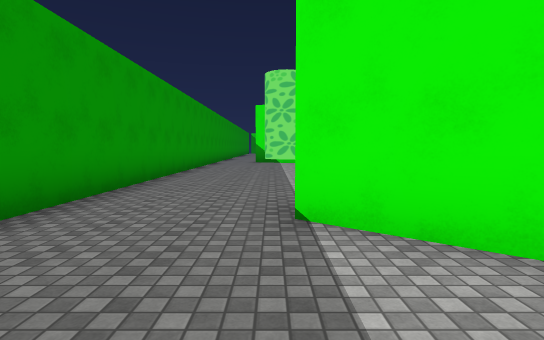
[1] (above)

24 first-person views from a walk through a 3-D level made in the Unity game engine. The camera is 1.4 m above the floor, tilts 4° down and sees 80° across. The floor is counted in squares, 2 m on a side. Each view is taken from the middle of a square. On the plan, view 1 faces up. The plan holds only what a view shows up to about 10 squares ahead; the rest is blank. The place goes on beyond the plan. Some surface patterns are stand-ins.

[2]
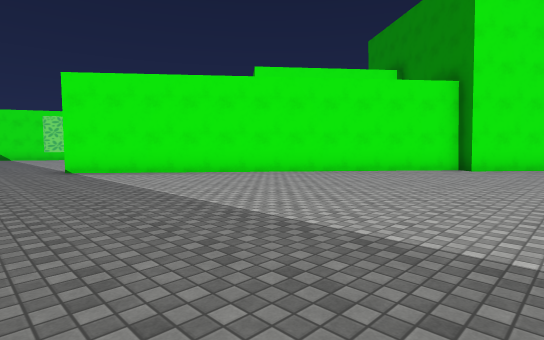

[3]
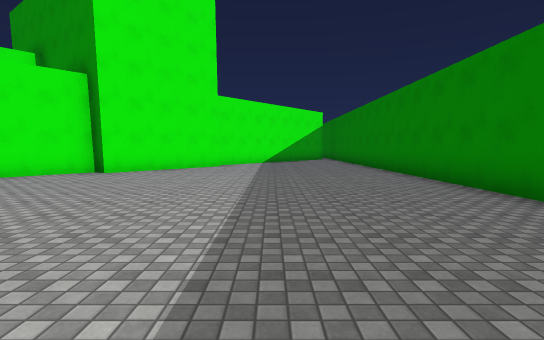

[4]
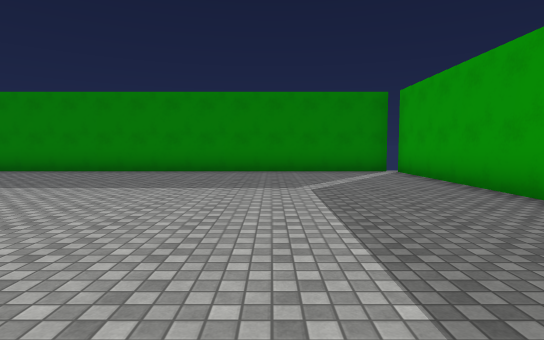

[5]
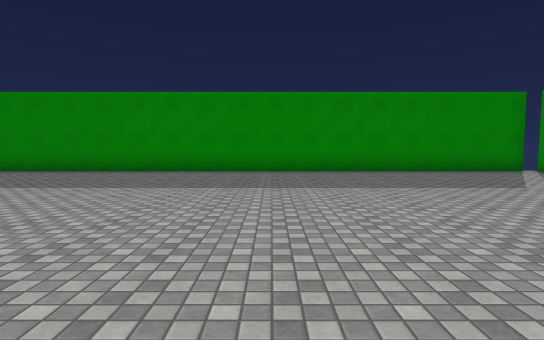

[6]
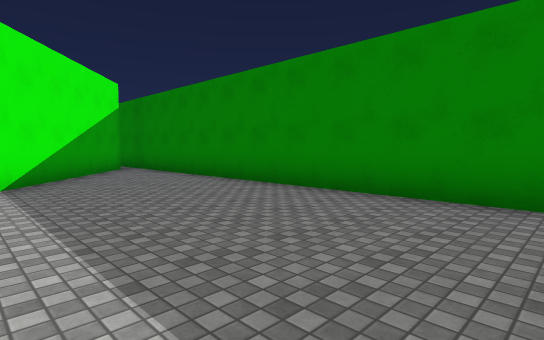

[7]
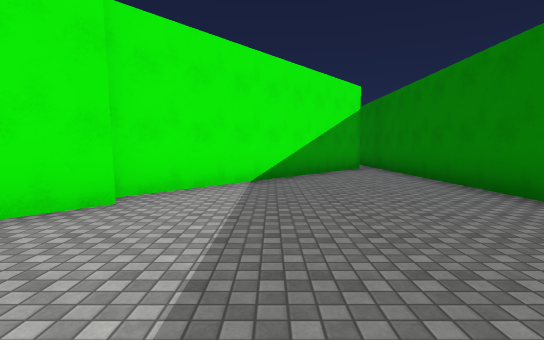

[8]
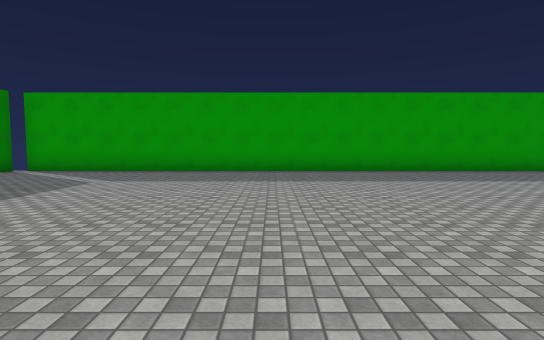

[9]
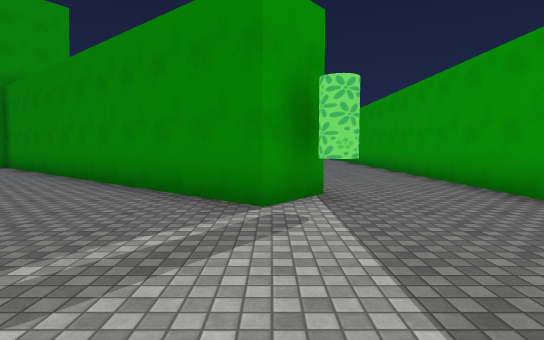

[10]
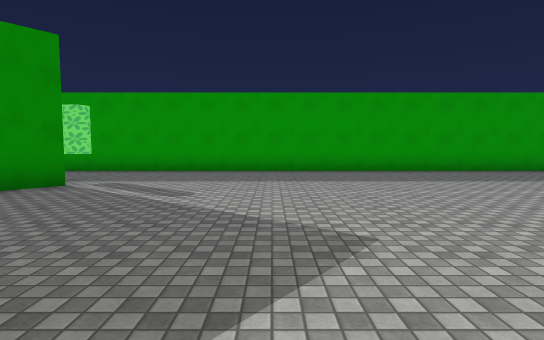

[11]
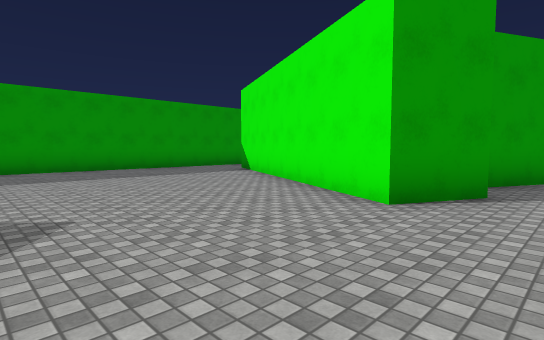

[12]
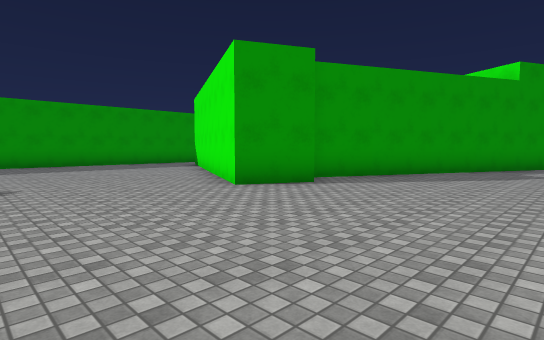

[13]
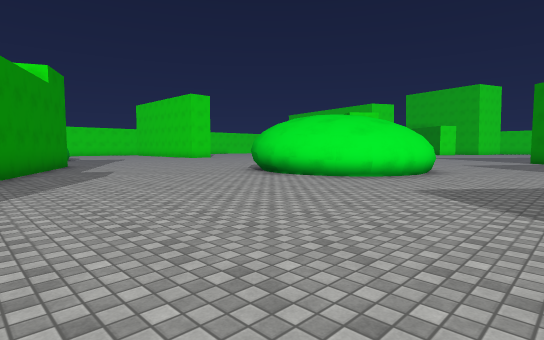

[14]
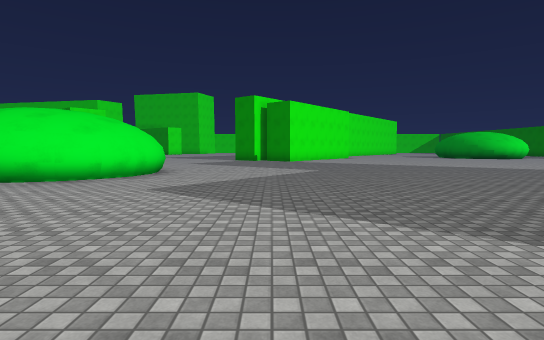

[15]
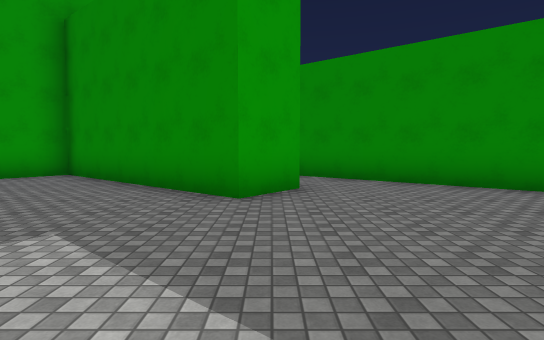

[16]
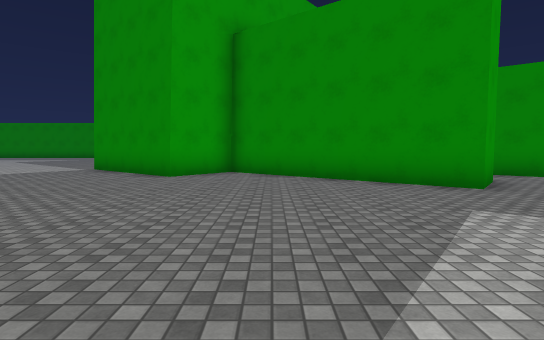

[17]
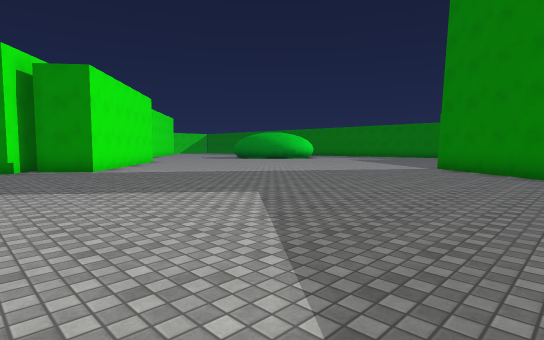

[18]
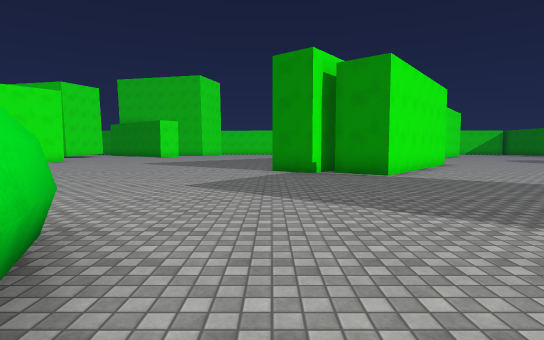

[19]
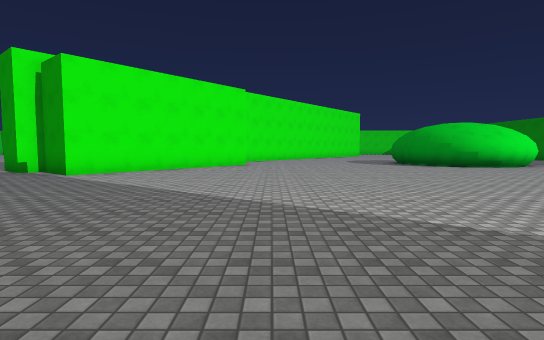

[20]
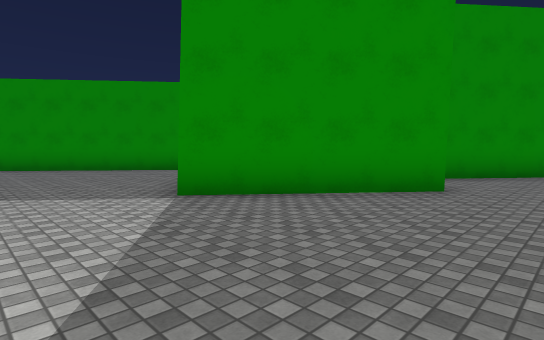

[21]
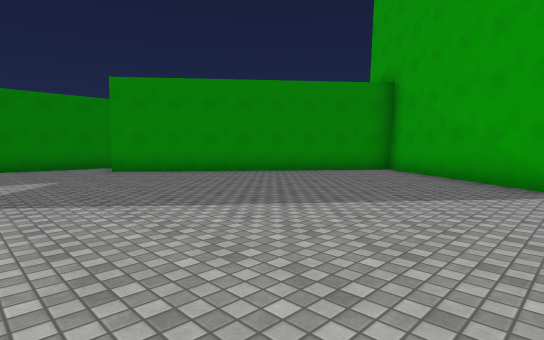

[22]
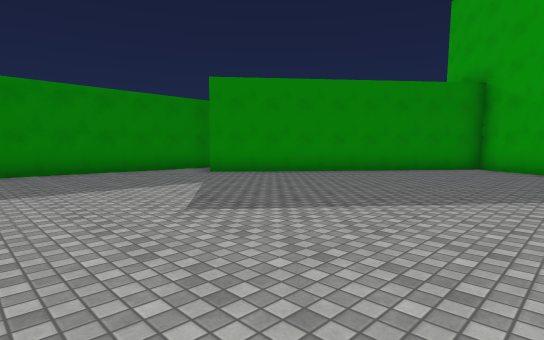

[23]
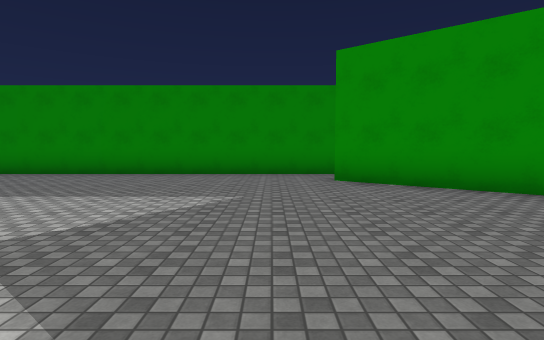

[24]
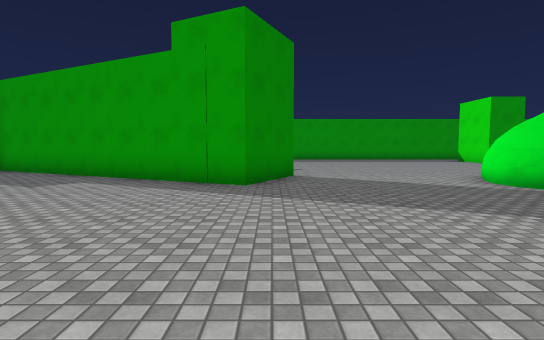

### Floor plan
Points are (right, up) in squares from view 1. A wall is a line through its corners. A room is listed if a view was taken in it or the views show most of it. See-through windows are left out.
Room 1 (views 1, 2, 3, 4, 5, 6, 7, 8)
walls: (12.1, -7.1) (8.7, -4.4) (9.1, -4) (0.2, 3.1); (-2.6, 2.4) (-2.6, -12.5) (19, -12.5); (18.5, -11.7) (12.5, -6.8)
ways out: opening at (-1, 3) to room 2; gap at (19, -12) to room 2
Room 2 (views 9, 10, 11, 12, 13, 14, 15, 16, 17, 18, 19, 20, 21, 22, 23, 24)
walls: (13.5, 12.3) (13.2, 13.2) (13.1, 14.1); (13.1, 14) (13.3, 14.9); (14.1, 11.7) (13.5, 12.5); (13.3, 14.8) (13.7, 15.5); (17.1, 11.4) (16.2, 11.1) (15.6, 11) (14.7, 11.3) (14, 11.8); (7, 13.3) (6.2, 11.8) (0.5, 14.6); (8, 22.5) (10.1, 21.5) (6.3, 13.8); (6.5, 2.4) (7.4, 3.6) (12.2, -0.2) (13.4, 1.3) (16.6, -1.3) (13.3, -5.4); (24.8, 8) (23.8, 8.9) (24.7, 10); (10.2, 26.4) (9.8, 26.4); (10.7, 26.6) (10, 26.3) (9.1, 26.5); (25, 5.5) (23, 7.1) (24, 8.3); (-2.6, 16.1) (-2.6, 2.4); (0.2, 3.1) (1.1, 4.2) (5.3, 0.8); (14.2, -6.4) (19.8, -10.9); (19, -12.5) (25.5, -12.5)
ways out: opening at (-1, 3) to room 1; gap at (19, -12) to room 1; opening at (6, 2)
objects: other object (0, 4)

Where each view was taken, in squares from view 1:
view 1: 0 up, 0 right, facing up
view 2: 7 down, 2 left, facing up-right
view 3: 9 down, 0 right, facing right
view 4: 3 down, 1 right, facing down
view 5: 3 down, 5 right, facing down
view 6: 8 down, 8 right, facing down-right
view 7: 9 down, 8 right, facing right
view 8: 5 down, 7 right, facing left
view 9: 8 up, 1 right, facing down
view 10: 8 up, 7 right, facing left
view 11: 8 up, 8 right, facing up-left
view 12: 8 up, 11 right, facing up-left
view 13: 8 up, 7 right, facing up-right
view 14: 8 up, 7 right, facing right
view 15: 8 up, 7 right, facing down
view 16: 9 up, 11 right, facing down
view 17: 10 up, 13 right, facing down-right
view 18: 10 up, 15 right, facing right
view 19: 2 up, 15 right, facing right
view 20: 3 up, 19 right, facing down-left
view 21: 1 down, 23 right, facing down-left
view 22: 3 down, 25 right, facing down-left
view 23: 4 down, 21 right, facing down
view 24: 22 up, 16 right, facing left
